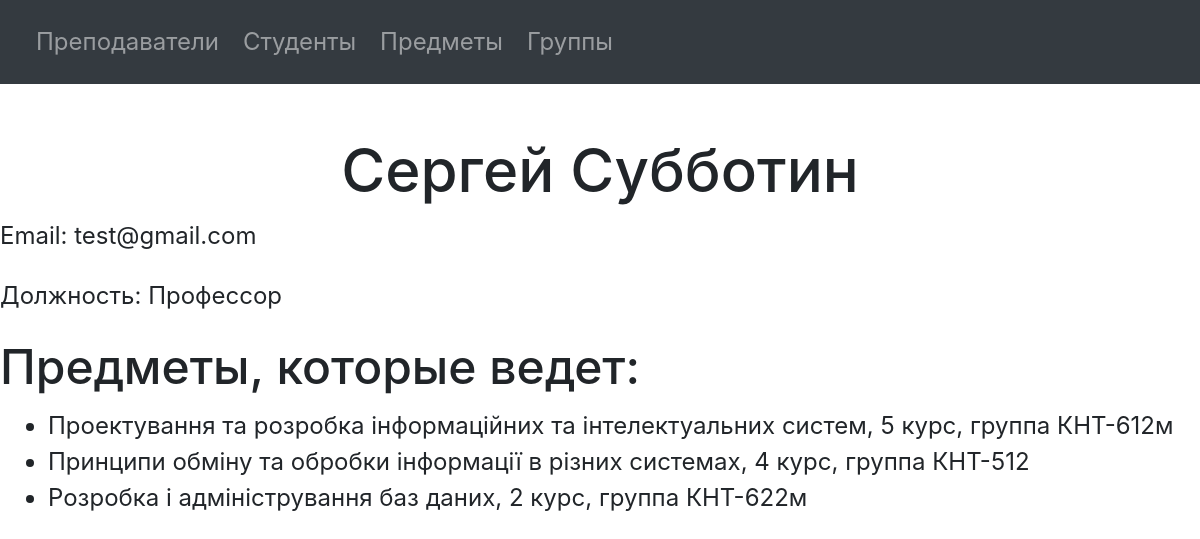
/teacher/1/, run on an earlier commit of the app's database.
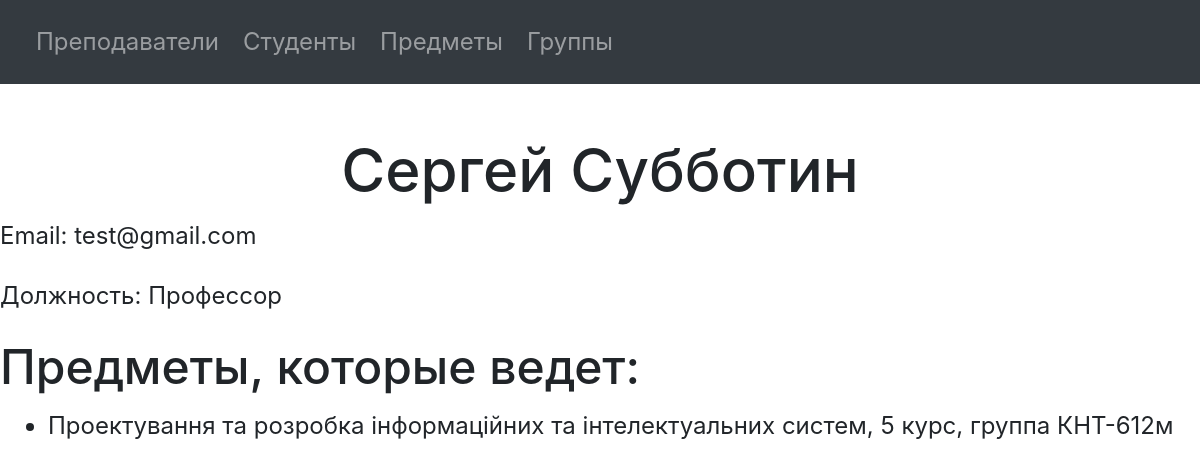
And on a later commit of the database.
### university/models.py (models this page shows, shortened)
class Subject(models.Model):
    title = models.CharField(max_length=80, verbose_name="Название предмета")
    group = models.ForeignKey(to=Group, related_name="subjects", on_delete=models.CASCADE, verbose_name="Группа")
    teacher = models.ForeignKey(to=Teacher, on_delete=models.CASCADE,
                                verbose_name="Преподаватель, который ведет предмет")
    class Meta:
        verbose_name = "Предмет"
        verbose_name_plural = "Предметы"

class Group(models.Model):
    title = models.CharField(max_length=10, verbose_name="Название группы")
    course = models.IntegerField(choices=COURSE_CHOICES, verbose_name="Курс обучения")
    class Meta:
        verbose_name = "Группа"
        verbose_name_plural = "Группы"

### university/views.py (the view)
# urls.py: path('teacher/<int:teacher_id>/', view_teacher, name='view_teacher'),
def view_teacher(request, teacher_id):
    teacher = Teacher.objects.get(id=teacher_id)
    teacher_subjects = Subject.objects.filter(teacher=teacher)
    context = {
        'teacher': teacher,
        'teacher_subjects': teacher_subjects,
        'teacher_fields': Teacher._meta.fields
    }
    return render(request, "teacher/view_teacher.html", context)

### templates/teacher/view_teacher.html (shortened to what this page needs)
{% include "navigation.html" %}
<!DOCTYPE html>
<html lang="en">
<head>
</head>
<body>
<h1>{{ teacher.first_name }} {{ teacher.last_name }}</h1>
<p>Email: {{ teacher.email }}</p>
<p>Должность: {{ teacher.job_position }}</p>
{% if teacher_subjects %}
    <h2>Предметы, которые ведет:</h2>
    <ul>
        {% for subject in teacher_subjects %}
            <li>{{ subject.title }}, {{ subject.group.course }} курс, группа {{ subject.group.title }}</li>
        {% endfor %}
    </ul>
{% endif %}
</body>
</html>

What changed in the data, as far as the page shows it:
no longer on this page (row edited): Subject: title "Принципи обміну та обробки інформації в різних системах", group.course "4", group "КНТ-512"
no longer on this page (row edited): Subject: title "Розробка і адміністрування баз даних", group.course "2", group "КНТ-622м"
